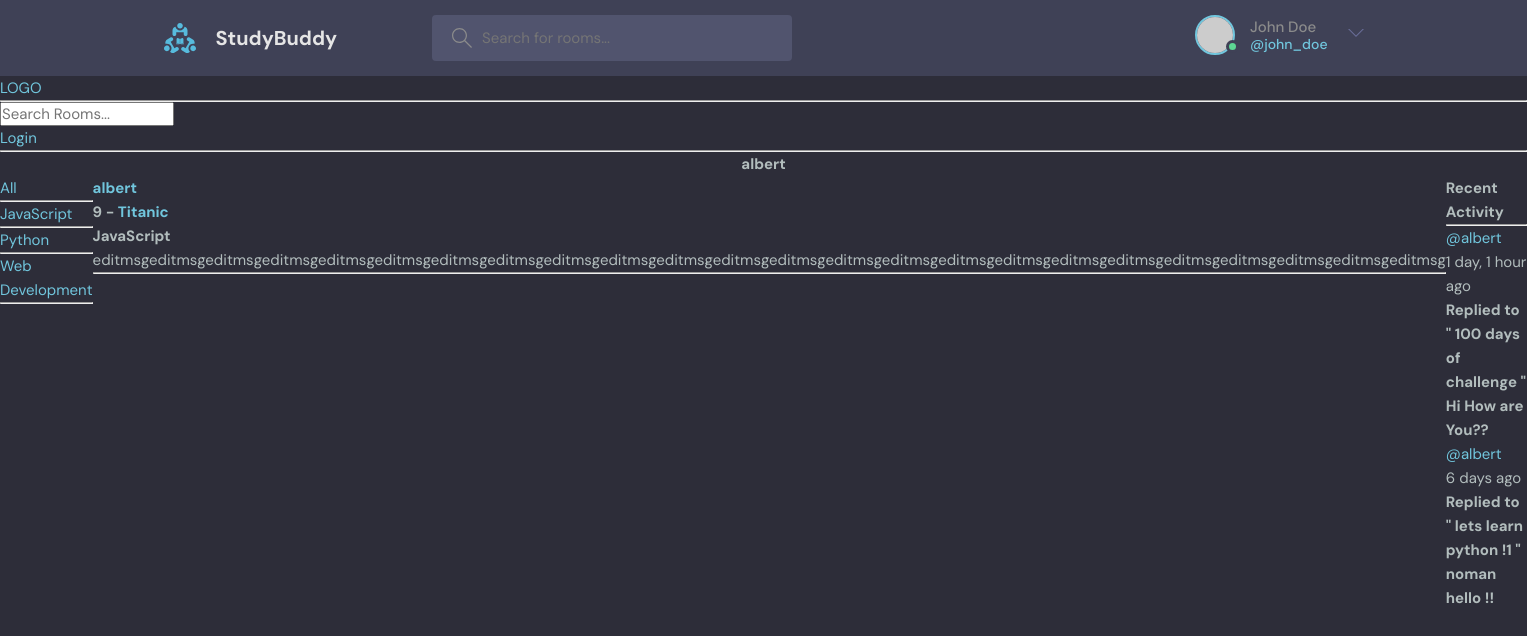
The app's page /profile/3, older data.
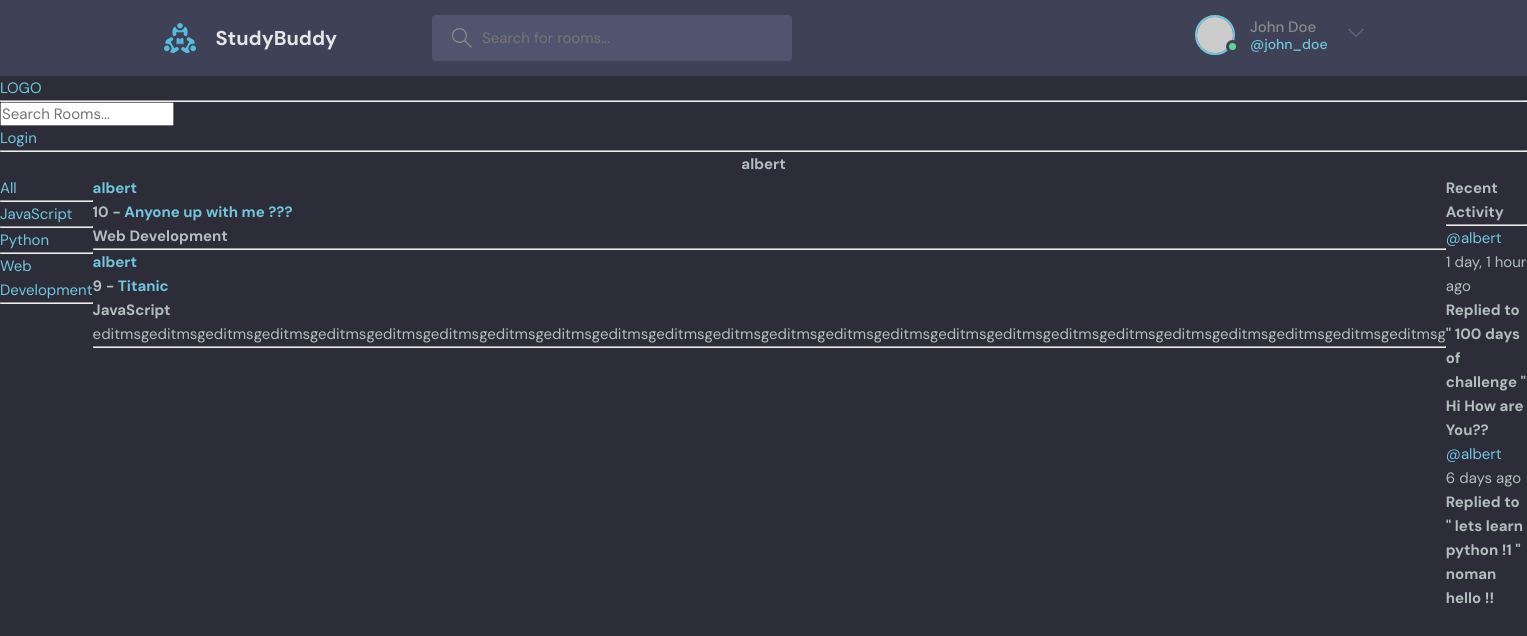
The same page, newer data.
### base/models.py (models this page shows)
class Topic(models.Model):
    name = models.CharField(max_length=200)
    def __str__(self):
        return self.name

class Room(models.Model):
    host = models.ForeignKey(User, on_delete= models.SET_NULL , null=True)
    topic = models.ForeignKey(Topic, on_delete= models.SET_NULL , null=True)
    name = models.CharField(max_length=200)
    description = models.TextField(null=True, blank=True)
    participants = models.ManyToManyField(User, related_name='participants')
    updated = models.DateTimeField(auto_now=True)
    created = models.DateTimeField(auto_now_add=True)
    class Meta:
        ordering = ['-updated','-created']
    def __str__(self):
        return self.name

class Message(models.Model):
    user = models.ForeignKey(User, on_delete= models.CASCADE)
    room = models.ForeignKey(Room, on_delete = models.CASCADE)
    body = models.TextField()
    updated = models.DateTimeField(auto_now=True)
    created = models.DateTimeField(auto_now_add=True)
    class Meta:
        ordering = ['-updated','-created']
    def __str__(self):
        return self.body[0:50]

### base/views.py (the view)
# urls.py: path('profile/<str:pk>', views.userProfile , name= 'user-Profile'),
def userProfile(request, pk):
    user = User.objects.get(id=pk)
    room = user.room_set.all()
    room_messages = user.message_set.all()
    topic = Topic.objects.all()
    context = {'user':user , 'rooms' : room , 'topic' : topic , 'room_messages' : room_messages}
    return render(request, 'base/profile.html', context)

### base/templates/base/profile.html (shortened to what this page needs)
{% extends 'main.html' %}
{% block content %}
<h1 style="text-align:center;">{{user.username}}</h4>
<div class="main-container">
    <div>
        {% include 'base/topic_component.html' %}
    </div>
    <div>
        {% include 'base/feed_component.html' %}
    </div>
    <div>
        {% include 'base/activity_component.html' %}
    </div>
</div>
{% endblock content %}

### base/templates/base/topic_component.html
<a href="{% url 'home' %}">All</a><br/>
                <hr>
                {% for topic in topic %}
                    <a href="{% url 'home' %}?q={{topic.name}}">{{topic.name}}</a><br/>
                    <hr>
                {% endfor %}

### base/templates/base/feed_component.html (shortened to what this page needs)
                {% for room in rooms %}
                    <div class="room-item">
                        <h1><a href="{% url 'user-Profile' room.host.id %}">{{ room.host.username }}</a></h1>
                        <h3>{{ room.id }} - <a href="{% url 'room' room.id %}">{{ room.name }}</a></h3>
                        <h2>{{ room.topic }}</h2>
                        <p>{{ room.description }}</p>
                        <hr>
                    </div>
                {% endfor %}

### base/templates/base/activity_component.html (shortened to what this page needs)
            <h2>Recent Activity</h2>
            <hr>
            {% for messages in room_messages %}
            <div>
            <large><a href="{% url 'user-Profile' messages.user.id %}">@{{messages.user}}</a> {{messages.created | timesince}} ago</large>
            <h4>Replied to " {{messages.room}} "</h4>
            <h4>{{messages}}</h4>
            </div>
            {% endfor %}

Row changes from the older to the newer data that the page shows:
added Room: host.username "albert", id "10", name "Anyone up with me ???", topic "Web Development"
